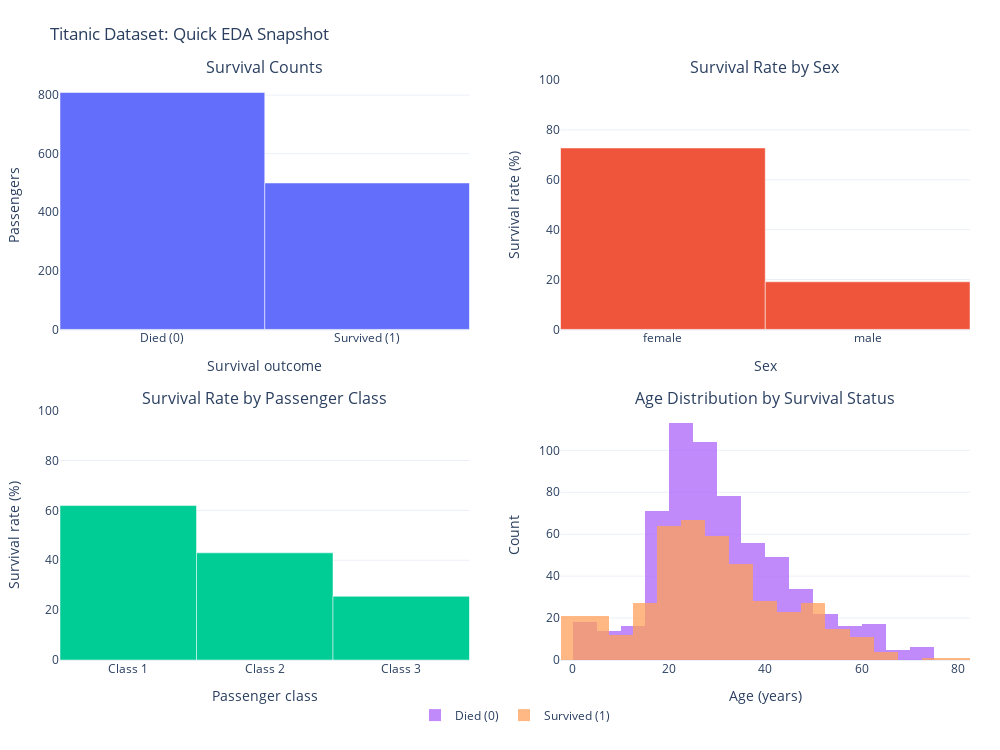

Source (notebook cell):
### Markdown cell above
### ✏️ Exercise: Visualize the Titanic Dataset

#### **Prompt:**

Create a clean, well-organized Plotly figure with multiple subplots to visualize key metrics from the Titanic dataset. Use a single figure with clearly labeled subplots showing: (1) survival counts, (2) survival rate by sex, (3) survival rate by passenger class, and (4) age distribution split by survival status. Ensure consistent styling across subplots, readable axis labels and titles, and an overall layout suitable for teaching (minimal clutter, clear legends, and appropriate spacing).

### Code cell
import pandas as pd
import plotly.graph_objects as go
from plotly.subplots import make_subplots

# --- Basic cleaning / standardization (safe for OpenML Titanic) ---
df_viz = df.copy()

# Standardize key columns (OpenML Titanic commonly uses these names)
# survived is often {"0","1"} as strings; normalize to int where possible
df_viz["survived"] = pd.to_numeric(df_viz.get("survived"), errors="coerce")
df_viz["age"] = pd.to_numeric(df_viz.get("age"), errors="coerce")

# Normalize sex labels
df_viz["sex"] = df_viz.get("sex").astype(str).str.lower().str.strip()

# pclass can be string/object; normalize to int where possible
df_viz["pclass"] = pd.to_numeric(df_viz.get("pclass"), errors="coerce")

# Drop rows missing survived for rate calculations
df_labeled = df_viz[df_viz["survived"].notna()].copy()
df_labeled["survived"] = df_labeled["survived"].astype(int)

# Helper for survival rates
def survival_rate_by(group_col: str) -> pd.Series:
    tmp = df_labeled[[group_col, "survived"]].dropna()
    if tmp.empty:
        return pd.Series(dtype=float)
    return tmp.groupby(group_col)["survived"].mean().sort_index()

# --- (1) Survival counts ---
surv_counts = df_labeled["survived"].value_counts().sort_index()
count_x = ["Died (0)", "Survived (1)"]
count_y = [int(surv_counts.get(0, 0)), int(surv_counts.get(1, 0))]

# --- (2) Survival rate by sex ---
sex_rates = survival_rate_by("sex")
sex_x = sex_rates.index.tolist()
sex_y = (sex_rates.values * 100).tolist()

# --- (3) Survival rate by passenger class ---
class_rates = survival_rate_by("pclass")
class_x = [f"Class {int(c)}" if pd.notna(c) else str(c) for c in class_rates.index.tolist()]
class_y = (class_rates.values * 100).tolist()

# --- (4) Age distribution split by survival status ---
ages_survived = df_labeled.loc[(df_labeled["survived"] == 1) & (df_labeled["age"].notna()), "age"]
ages_died = df_labeled.loc[(df_labeled["survived"] == 0) & (df_labeled["age"].notna()), "age"]

# --- Build a single figure with subplots ---
fig = make_subplots(
    rows=2, cols=2,
    subplot_titles=(
        "Survival Counts",
        "Survival Rate by Sex",
        "Survival Rate by Passenger Class",
        "Age Distribution by Survival Status",
    ),
    horizontal_spacing=0.10,
    vertical_spacing=0.14
)

# (1) Survival counts (bar)
fig.add_trace(
    go.Bar(x=count_x, y=count_y, name="Count", showlegend=False),
    row=1, col=1
)

# (2) Survival rate by sex (bar)
fig.add_trace(
    go.Bar(x=sex_x, y=sex_y, name="Survival rate (%)", showlegend=False),
    row=1, col=2
)

# (3) Survival rate by pclass (bar)
fig.add_trace(
    go.Bar(x=class_x, y=class_y, name="Survival rate (%)", showlegend=False),
    row=2, col=1
)

# (4) Age distribution by survival (histograms with shared bins)
fig.add_trace(
    go.Histogram(x=ages_died, name="Died (0)", opacity=0.75, nbinsx=30),
    row=2, col=2
)
fig.add_trace(
    go.Histogram(x=ages_survived, name="Survived (1)", opacity=0.75, nbinsx=30),
    row=2, col=2
)

# --- Axes labels / formatting ---
fig.update_yaxes(title_text="Passengers", row=1, col=1)
fig.update_yaxes(title_text="Survival rate (%)", range=[0, 100], row=1, col=2)
fig.update_yaxes(title_text="Survival rate (%)", range=[0, 100], row=2, col=1)
fig.update_xaxes(title_text="Survival outcome", row=1, col=1)
fig.update_xaxes(title_text="Sex", row=1, col=2)
fig.update_xaxes(title_text="Passenger class", row=2, col=1)
fig.update_xaxes(title_text="Age (years)", row=2, col=2)
fig.update_yaxes(title_text="Count", row=2, col=2)

# --- Overall layout (teaching-friendly) ---
fig.update_layout(
    title="Titanic Dataset: Quick EDA Snapshot",
    height=750,
    width=1000,
    template="plotly_white",
    barmode="overlay",
    legend_title_text="",
    legend=dict(
        orientation="h",
        yanchor="bottom",
        y=-0.12,
        xanchor="center",
        x=0.5
    ),
    margin=dict(l=60, r=30, t=80, b=90)
)

fig.show()

### Figure 1 — Plotly figure (JSON) as saved in the notebook; plotly's stock layout.template omitted (floating-point values rounded to 4 significant figures; data arrays with more than 128 entries replaced by an {"elided": "..."} marker saying what was removed)
{"data": [{"name": "Count", "showlegend": false, "type": "bar", "x": ["Died (0)", "Survived (1)"], "xaxis": "x", "y": [809, 500], "yaxis": "y"}, {"name": "Survival rate (%)", "showlegend": false, "type": "bar", "x": ["female", "male"], "xaxis": "x2", "y": [72.75, 19.1], "yaxis": "y2"}, {"name": "Survival rate (%)", "showlegend": false, "type": "bar", "x": ["Class 1", "Class 2", "Class 3"], "xaxis": "x3", "y": [61.92, 42.96, 25.53], "yaxis": "y3"}, {"name": "Died (0)", "nbinsx": 30, "opacity": 0.75, "type": "histogram", "x": {"elided": "619 float values"}, "xaxis": "x4", "yaxis": "y4"}, {"name": "Survived (1)", "nbinsx": 30, "opacity": 0.75, "type": "histogram", "x": {"elided": "427 float values"}, "xaxis": "x4", "yaxis": "y4"}], "layout": {"annotations": [{"font": {"size": 16}, "showarrow": false, "text": "Survival Counts", "x": 0.225, "xanchor": "center", "xref": "paper", "y": 1, "yanchor": "bottom", "yref": "paper"}, {"font": {"size": 16}, "showarrow": false, "text": "Survival Rate by Sex", "x": 0.775, "xanchor": "center", "xref": "paper", "y": 1, "yanchor": "bottom", "yref": "paper"}, {"font": {"size": 16}, "showarrow": false, "text": "Survival Rate by Passenger Class", "x": 0.225, "xanchor": "center", "xref": "paper", "y": 0.43, "yanchor": "bottom", "yref": "paper"}, {"font": {"size": 16}, "showarrow": false, "text": "Age Distribution by Survival Status", "x": 0.775, "xanchor": "center", "xref": "paper", "y": 0.43, "yanchor": "bottom", "yref": "paper"}], "barmode": "overlay", "height": 750, "legend": {"orientation": "h", "title": {"text": ""}, "x": 0.5, "xanchor": "center", "y": -0.12, "yanchor": "bottom"}, "margin": {"b": 90, "l": 60, "r": 30, "t": 80}, "title": {"text": "Titanic Dataset: Quick EDA Snapshot"}, "width": 1000, "xaxis": {"anchor": "y", "domain": [0, 0.45], "title": {"text": "Survival outcome"}}, "xaxis2": {"anchor": "y2", "domain": [0.55, 1], "title": {"text": "Sex"}}, "xaxis3": {"anchor": "y3", "domain": [0, 0.45], "title": {"text": "Passenger class"}}, "xaxis4": {"anchor": "y4", "domain": [0.55, 1], "title": {"text": "Age (years)"}}, "yaxis": {"anchor": "x", "domain": [0.57, 1], "title": {"text": "Passengers"}}, "yaxis2": {"anchor": "x2", "domain": [0.57, 1], "range": [0, 100], "title": {"text": "Survival rate (%)"}}, "yaxis3": {"anchor": "x3", "domain": [0, 0.43], "range": [0, 100], "title": {"text": "Survival rate (%)"}}, "yaxis4": {"anchor": "x4", "domain": [0, 0.43], "title": {"text": "Count"}}}}
